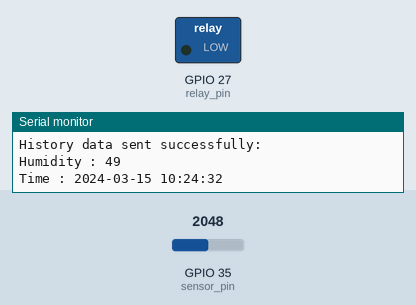
Bench run of a sketch on a simulated ESP32. Parts: switched loads named in the sketch (green lamp = pin HIGH), the last lines printed to the serial monitor. Inputs (shaded band) come from the test bench; at power-on: GPIO 35 (sensor_pin) = 2048. WiFi joins after 1.5 s; servers stay silent unless stated; the local clock reads 2024-03-15 10:24:30 at power-on unless the sketch sets it.

Above: at 3.3 s.
3.4 s: GPIO 35 (sensor_pin) set to 2796
4.9 s: GPIO 35 (sensor_pin) set to 2939
At 6.2 s:
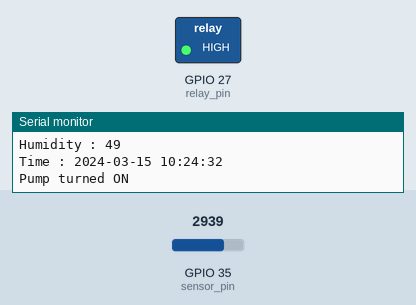
Timing chart, 0 to 7.9 s (numbered marks = the images above; inputs shaded):
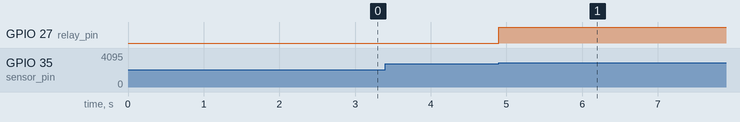

The sketch:

smart_watering.ino
```cpp
#include <WiFi.h>
#include <Firebase_ESP_Client.h>
#include "addons/TokenHelper.h"
#include "addons/RTDBHelper.h"
#include <time.h>

// Wi-Fi và Firebase
#define WIFI_SSID "Hoang"
#define WIFI_PASSWORD "liemkhiet"
#define sensor_pin 35   /* Soil moisture sensor O/P pin */
#define relay_pin 27    /* Relay điều khiển máy bơm */
#define API_KEY "AIzaSyDm9JTh2asPyvghYfTThNuYe2vESgvRTfw"
#define DATABASE_URL "https://iot-watering-caf9b-default-rtdb.asia-southeast1.firebasedatabase.app"

FirebaseData fbdo;
FirebaseAuth auth;
FirebaseConfig config;

unsigned long sendDataPrevMillis = 0;
unsigned long pumpStartMillis = 0;
int lastHumidity = -1; // Lưu độ ẩm trước đó để so sánh
bool signupOK = false;
int humidity, value;
bool isPumpOn = false;
const int humidityThreshold = 30;  // Ngưỡng độ ẩm để bật/tắt máy bơm
const unsigned long pumpTimeout = 30000; // Thời gian tối đa chạy máy bơm nếu độ ẩm không tăng (30 giây)
const unsigned long historyInterval = 5000; // Chu kỳ gửi lịch sử khi máy bơm bật (5 giây)
unsigned long lastHistoryMillis = 0;

// NTP Server và múi giờ
const char* ntpServer = "time.google.com";
const long gmtOffset_sec = 7 * 3600; // GMT+7
const int daylightOffset_sec = 0;

// Lấy thời gian định dạng đầy đủ (YYYY-MM-DD HH:MM:SS)
String getFormattedTime() {
  struct tm timeinfo;
  if (!getLocalTime(&timeinfo)) {
    return "0000-00-00 00:00:00";
  }
  char timeString[20];
  strftime(timeString, sizeof(timeString), "%Y-%m-%d %H:%M:%S", &timeinfo);
  return String(timeString);
}

// Lấy thời gian ngắn hơn (HH:MM:SS)
String getTimeKey() {
  struct tm timeinfo;
  if (!getLocalTime(&timeinfo)) {
    return "1970-01-01 00:00:00";
  }
  char dateTimeString[20];
  strftime(dateTimeString, sizeof(dateTimeString), "%Y-%m-%d %H:%M:%S", &timeinfo);
  return String(dateTimeString);
}

void setup() {
  // Khởi động Serial và Wi-Fi
  Serial.begin(115200);
  pinMode(relay_pin, OUTPUT);
  digitalWrite(relay_pin, LOW); // Tắt máy bơm ban đầu

  WiFi.begin(WIFI_SSID, WIFI_PASSWORD);
  Serial.print("Connecting to Wi-Fi");
  while (WiFi.status() != WL_CONNECTED) {
    Serial.print(".");
    delay(1000);
  }
  Serial.println();
  Serial.print("Connected with IP: ");
  Serial.println(WiFi.localIP());
  Serial.println();

  // Cấu hình NTP
  configTime(gmtOffset_sec, daylightOffset_sec, ntpServer);
  struct tm timeinfo;
  Serial.print("Synchronizing time...");
  while (!getLocalTime(&timeinfo)) {
    Serial.print(".");
    delay(1000);
  }
  Serial.println("Time synchronized:");
  Serial.println(&timeinfo, "%Y-%m-%d %H:%M:%S");

  // Firebase cấu hình
  config.api_key = API_KEY;
  config.database_url = DATABASE_URL;

  if (Firebase.signUp(&config, &auth, "", "")) {
    Serial.println("Firebase sign-up OK");
    signupOK = true;
  } else {
    Serial.printf("Sign-up error: %s\n", config.signer.signupError.message.c_str());
  }

  config.token_status_callback = tokenStatusCallback; // Xem addons/TokenHelper.h
  Firebase.begin(&config, &auth);
  Firebase.reconnectWiFi(true);

  // Gửi ngưỡng lên Firebase
  if (Firebase.RTDB.setInt(&fbdo, "Plant_Watering/Devices/dev01/humidityThreshold", humidityThreshold)) {
    Serial.println("Humidity threshold uploaded successfully.");
  } else {
    Serial.println("Failed to upload humidity threshold:");
    Serial.println("REASON: " + fbdo.errorReason());
  }
}

void turnPumpOn() {
  digitalWrite(relay_pin, HIGH);
  isPumpOn = true;
  pumpStartMillis = millis();
  lastHumidity = humidity; // Ghi nhận độ ẩm khi bật máy bơm
  Firebase.RTDB.setBool(&fbdo, "Plant_Watering/Devices/dev01/Status", true);
  Firebase.RTDB.setString(&fbdo, "Plant_Watering/Devices/dev01/message", "Độ ẩm dưới " + String(humidityThreshold) + "%, máy bơm đang bật.");
  Serial.println("Pump turned ON");
}

void turnPumpOff() {
  digitalWrite(relay_pin, LOW);
  isPumpOn = false;
  Firebase.RTDB.setBool(&fbdo, "Plant_Watering/Devices/dev01/Status", false);
  Firebase.RTDB.setString(&fbdo, "Plant_Watering/Devices/dev01/message", "Độ ẩm đạt ngưỡng, máy bơm đã tắt.");
  Serial.println("Pump turned OFF");
}

// void handlePumpTimeout() {
//   digitalWrite(relay_pin, LOW);
//   isPumpOn = false;
//   Firebase.RTDB.setBool(&fbdo, "Plant_Watering/Devices/dev01/Status", false);
//   Firebase.RTDB.setString(&fbdo, "Plant_Watering/Devices/dev01/message", "Vui lòng kiểm tra bể nước và dây dẫn.");
//   Serial.println("Pump turned OFF due to timeout. Please check water tank and connections.");
// }

void sendHistoryData() {
  String currentTime = getFormattedTime();
  String timeKey = getTimeKey();
  String historyPath = "Plant_Watering/Devices/dev01/history";

  if (Firebase.RTDB.setFloat(&fbdo, historyPath + "/" + timeKey + "/humidity", humidity) &&
      Firebase.RTDB.setString(&fbdo, historyPath + "/" + timeKey + "/timestamp", currentTime)) {
    Serial.println("History data sent successfully:");
    Serial.print("Humidity : ");
    Serial.println(humidity);
    Serial.print("Time : ");
    Serial.println(currentTime);
  } else {
    Serial.println("Failed to send history data:");
    Serial.println("REASON: " + fbdo.errorReason());
  }
}

void loop() {
  value = analogRead(sensor_pin);
  humidity = (100 - ((value / 4095.00) * 100));

  if (isPumpOn) {
    // Gửi lịch sử theo chu kỳ 10 giây khi máy bơm đang bật
    if (millis() - lastHistoryMillis > historyInterval) {
      lastHistoryMillis = millis();
      sendHistoryData();
    }

    // Tắt máy bơm nếu độ ẩm đạt ngưỡng
    if (humidity >= humidityThreshold) {
      turnPumpOff();
    }
  } else {
    // Kiểm tra nếu độ ẩm dưới ngưỡng thì bật máy bơm
    if (humidity < humidityThreshold) {
      turnPumpOn();
      lastHistoryMillis = millis(); // Reset thời gian gửi lịch sử
    }
  }

  // Gửi dữ liệu mặc định mỗi 5 giây nếu máy bơm tắt
  if (!isPumpOn && Firebase.ready() && signupOK && (millis() - sendDataPrevMillis > 5000 || sendDataPrevMillis == 0)) {
    sendDataPrevMillis = millis();
    sendHistoryData();
  }
}
```

Measured:
- the behaviour switches between 2866 and 2867 on GPIO 35 (sensor_pin) (found by bisection; images 0 and 1)
- after the input at 3.4 s, every drawn part: stays the same
- after the input at 4.9 s, GPIO 27 (relay_pin): LOW → HIGH at once
